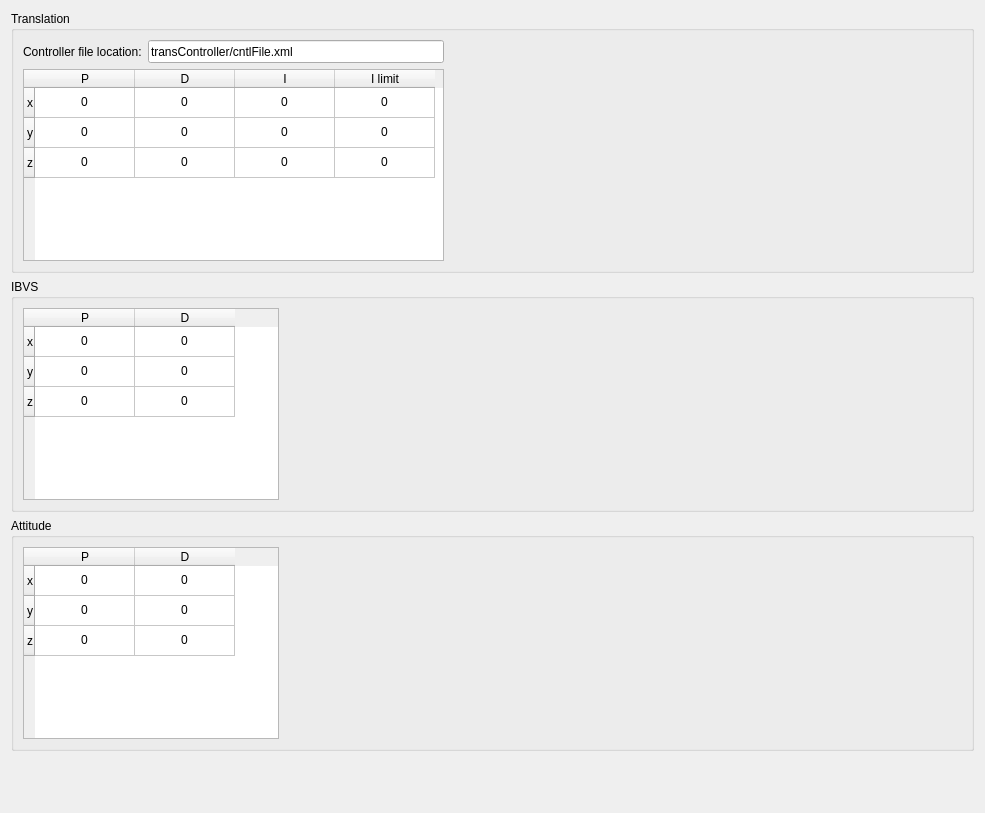
      <widget class="QWidget" name="tabController">
       <attribute name="title">
        <string>Controller</string>
       </attribute>
       <layout class="QGridLayout" name="gridLayout_7">
        <item row="0" column="0">
         <widget class="QGroupBox" name="groupBox_3">
          <property name="title">
           <string>Translation</string>
          </property>
          <layout class="QGridLayout" name="gridLayout">
           <item row="1" column="0" colspan="2">
            <widget class="QTableWidget" name="tblTransCntl">
             <property name="sizePolicy">
              <sizepolicy hsizetype="Preferred" vsizetype="Preferred">
               <horstretch>0</horstretch>
               <verstretch>0</verstretch>
              </sizepolicy>
             </property>
             <property name="minimumSize">
              <size>
               <width>421</width>
               <height>121</height>
              </size>
             </property>
             <property name="baseSize">
              <size>
               <width>331</width>
               <height>121</height>
              </size>
             </property>
             <row>
              <property name="text">
               <string>x</string>
              </property>
              <property name="textAlignment">
               <set>AlignRight|AlignVCenter</set>
              </property>
             </row>
             <row>
              <property name="text">
               <string>y</string>
              </property>
              <property name="textAlignment">
               <set>AlignRight|AlignVCenter</set>
              </property>
             </row>
             <row>
              <property name="text">
               <string>z</string>
              </property>
              <property name="textAlignment">
               <set>AlignRight|AlignVCenter</set>
              </property>
             </row>
             <column>
              <property name="text">
               <string>P</string>
              </property>
              <property name="textAlignment">
               <set>AlignHCenter|AlignVCenter|AlignCenter</set>
              </property>
             </column>
             <column>
              <property name="text">
               <string>D</string>
              </property>
              <property name="textAlignment">
               <set>AlignHCenter|AlignVCenter|AlignCenter</set>
              </property>
             </column>
             <column>
              <property name="text">
               <string>I</string>
              </property>
              <property name="textAlignment">
               <set>AlignHCenter|AlignVCenter|AlignCenter</set>
              </property>
             </column>
             <column>
              <property name="text">
               <string>I limit</string>
              </property>
              <property name="textAlignment">
               <set>AlignHCenter|AlignVCenter|AlignCenter</set>
              </property>
             </column>
             <item row="0" column="0">
              <property name="text">
               <string>0</string>
              </property>
              <property name="textAlignment">
               <set>AlignHCenter|AlignVCenter|AlignCenter</set>
              </property>
             </item>
             <item row="0" column="1">
              <property name="text">
               <string>0</string>
              </property>
              <property name="textAlignment">
               <set>AlignHCenter|AlignVCenter|AlignCenter</set>
              </property>
             </item>
             <item row="0" column="2">
              <property name="text">
               <string>0</string>
              </property>
              <property name="textAlignment">
               <set>AlignHCenter|AlignVCenter|AlignCenter</set>
              </property>
             </item>
             <item row="0" column="3">
              <property name="text">
               <string>0</string>
              </property>
              <property name="textAlignment">
               <set>AlignHCenter|AlignVCenter|AlignCenter</set>
              </property>
             </item>
             <item row="1" column="0">
              <property name="text">
               <string>0</string>
              </property>
              <property name="textAlignment">
               <set>AlignHCenter|AlignVCenter|AlignCenter</set>
              </property>
             </item>
             <item row="1" column="1">
              <property name="text">
               <string>0</string>
              </property>
              <property name="textAlignment">
               <set>AlignHCenter|AlignVCenter|AlignCenter</set>
              </property>
             </item>
             <item row="1" column="2">
              <property name="text">
               <string>0</string>
              </property>
              <property name="textAlignment">
               <set>AlignHCenter|AlignVCenter|AlignCenter</set>
              </property>
             </item>
             <item row="1" column="3">
              <property name="text">
               <string>0</string>
              </property>
              <property name="textAlignment">
               <set>AlignHCenter|AlignVCenter|AlignCenter</set>
              </property>
             </item>
             <item row="2" column="0">
              <property name="text">
               <string>0</string>
              </property>
              <property name="textAlignment">
               <set>AlignHCenter|AlignVCenter|AlignCenter</set>
              </property>
             </item>
             <item row="2" column="1">
              <property name="text">
               <string>0</string>
              </property>
              <property name="textAlignment">
               <set>AlignHCenter|AlignVCenter|AlignCenter</set>
              </property>
             </item>
             <item row="2" column="2">
              <property name="text">
               <string>0</string>
              </property>
              <property name="textAlignment">
               <set>AlignHCenter|AlignVCenter|AlignCenter</set>
              </property>
             </item>
             <item row="2" column="3">
              <property name="text">
               <string>0</string>
              </property>
              <property name="textAlignment">
               <set>AlignHCenter|AlignVCenter|AlignCenter</set>
              </property>
             </item>
            </widget>
           </item>
           <item row="0" column="1">
            <widget class="QLineEdit" name="txtTransControllerFileLocation">
             <property name="minimumSize">
              <size>
               <width>231</width>
               <height>23</height>
              </size>
             </property>
             <property name="text">
              <string>transController/cntlFile.xml</string>
             </property>
            </widget>
           </item>
           <item row="1" column="2">
            <spacer name="horizontalSpacer_3">
             <property name="orientation">
              <enum>Qt::Horizontal</enum>
             </property>
             <property name="sizeHint" stdset="0">
              <size>
               <width>518</width>
               <height>20</height>
              </size>
             </property>
            </spacer>
           </item>
           <item row="0" column="0">
            <widget class="QLabel" name="label_27">
             <property name="text">
              <string>Controller file location:</string>
             </property>
            </widget>
           </item>
          </layout>
         </widget>
        </item>
        <item row="1" column="0">
         <widget class="QGroupBox" name="groupBox_7">
          <property name="title">
           <string>IBVS</string>
          </property>
          <layout class="QGridLayout" name="gridLayout_4">
           <item row="0" column="0">
            <widget class="QTableWidget" name="tblIbvsCntl">
             <property name="sizePolicy">
              <sizepolicy hsizetype="Preferred" vsizetype="Preferred">
               <horstretch>0</horstretch>
               <verstretch>0</verstretch>
              </sizepolicy>
             </property>
             <property name="minimumSize">
              <size>
               <width>221</width>
               <height>121</height>
              </size>
             </property>
             <property name="baseSize">
              <size>
               <width>331</width>
               <height>121</height>
              </size>
             </property>
             <row>
              <property name="text">
               <string>x</string>
              </property>
              <property name="textAlignment">
               <set>AlignRight|AlignVCenter</set>
              </property>
             </row>
             <row>
              <property name="text">
               <string>y</string>
              </property>
              <property name="textAlignment">
               <set>AlignRight|AlignVCenter</set>
              </property>
             </row>
             <row>
              <property name="text">
               <string>z</string>
              </property>
              <property name="textAlignment">
               <set>AlignRight|AlignVCenter</set>
              </property>
             </row>
             <column>
              <property name="text">
               <string>P</string>
              </property>
              <property name="textAlignment">
               <set>AlignHCenter|AlignVCenter|AlignCenter</set>
              </property>
             </column>
             <column>
              <property name="text">
               <string>D</string>
              </property>
              <property name="textAlignment">
               <set>AlignHCenter|AlignVCenter|AlignCenter</set>
              </property>
             </column>
             <item row="0" column="0">
              <property name="text">
               <string>0</string>
              </property>
              <property name="textAlignment">
               <set>AlignHCenter|AlignVCenter|AlignCenter</set>
              </property>
             </item>
             <item row="0" column="1">
              <property name="text">
               <string>0</string>
              </property>
              <property name="textAlignment">
               <set>AlignHCenter|AlignVCenter|AlignCenter</set>
              </property>
             </item>
             <item row="1" column="0">
              <property name="text">
               <string>0</string>
              </property>
              <property name="textAlignment">
               <set>AlignHCenter|AlignVCenter|AlignCenter</set>
              </property>
             </item>
             <item row="1" column="1">
              <property name="text">
               <string>0</string>
              </property>
              <property name="textAlignment">
               <set>AlignHCenter|AlignVCenter|AlignCenter</set>
              </property>
             </item>
             <item row="2" column="0">
              <property name="text">
               <string>0</string>
              </property>
              <property name="textAlignment">
               <set>AlignHCenter|AlignVCenter|AlignCenter</set>
              </property>
             </item>
             <item row="2" column="1">
              <property name="text">
               <string>0</string>
              </property>
              <property name="textAlignment">
               <set>AlignHCenter|AlignVCenter|AlignCenter</set>
              </property>
             </item>
            </widget>
           </item>
           <item row="0" column="1">
            <spacer name="horizontalSpacer_17">
             <property name="orientation">
              <enum>Qt::Horizontal</enum>
             </property>
             <property name="sizeHint" stdset="0">
              <size>
               <width>559</width>
               <height>20</height>
              </size>
             </property>
            </spacer>
           </item>
          </layout>
          <zorder>tblIbvsCntl</zorder>
          <zorder>horizontalSpacer_17</zorder>
         </widget>
        </item>
        <item row="2" column="0">
         <widget class="QGroupBox" name="groupBox_4">
          <property name="title">
           <string>Attitude</string>
          </property>
          <layout class="QGridLayout" name="gridLayout_5">
           <item row="0" column="1">
            <spacer name="horizontalSpacer_4">
             <property name="orientation">
              <enum>Qt::Horizontal</enum>
             </property>
             <property name="sizeHint" stdset="0">
              <size>
               <width>518</width>
               <height>20</height>
              </size>
             </property>
            </spacer>
           </item>
           <item row="0" column="0">
            <widget class="QTableWidget" name="tblAttCntl">
             <property name="sizePolicy">
              <sizepolicy hsizetype="Preferred" vsizetype="Preferred">
               <horstretch>0</horstretch>
               <verstretch>0</verstretch>
              </sizepolicy>
             </property>
             <property name="minimumSize">
              <size>
               <width>221</width>
               <height>121</height>
              </size>
             </property>
             <property name="baseSize">
              <size>
               <width>331</width>
               <height>121</height>
              </size>
             </property>
             <row>
              <property name="text">
               <string>x</string>
              </property>
              <property name="textAlignment">
               <set>AlignRight|AlignVCenter</set>
              </property>
             </row>
             <row>
              <property name="text">
               <string>y</string>
              </property>
              <property name="textAlignment">
               <set>AlignRight|AlignVCenter</set>
              </property>
             </row>
             <row>
              <property name="text">
               <string>z</string>
              </property>
              <property name="textAlignment">
               <set>AlignRight|AlignVCenter</set>
              </property>
             </row>
             <column>
              <property name="text">
               <string>P</string>
              </property>
              <property name="textAlignment">
               <set>AlignHCenter|AlignVCenter|AlignCenter</set>
              </property>
             </column>
             <column>
              <property name="text">
               <string>D</string>
              </property>
              <property name="textAlignment">
               <set>AlignHCenter|AlignVCenter|AlignCenter</set>
              </property>
             </column>
             <item row="0" column="0">
              <property name="text">
               <string>0</string>
              </property>
              <property name="textAlignment">
               <set>AlignHCenter|AlignVCenter|AlignCenter</set>
              </property>
             </item>
             <item row="0" column="1">
              <property name="text">
               <string>0</string>
              </property>
              <property name="textAlignment">
               <set>AlignHCenter|AlignVCenter|AlignCenter</set>
              </property>
             </item>
             <item row="1" column="0">
              <property name="text">
               <string>0</string>
              </property>
              <property name="textAlignment">
               <set>AlignHCenter|AlignVCenter|AlignCenter</set>
              </property>
             </item>
             <item row="1" column="1">
              <property name="text">
               <string>0</string>
              </property>
              <property name="textAlignment">
               <set>AlignHCenter|AlignVCenter|AlignCenter</set>
              </property>
             </item>
             <item row="2" column="0">
              <property name="text">
               <string>0</string>
              </property>
              <property name="textAlignment">
               <set>AlignHCenter|AlignVCenter|AlignCenter</set>
              </property>
             </item>
             <item row="2" column="1">
              <property name="text">
               <string>0</string>
              </property>
              <property name="textAlignment">
               <set>AlignHCenter|AlignVCenter|AlignCenter</set>
              </property>
             </item>
            </widget>
           </item>
          </layout>
         </widget>
        </item>
        <item row="3" column="0">
         <spacer name="verticalSpacer_6">
          <property name="orientation">
           <enum>Qt::Vertical</enum>
          </property>
          <property name="sizeHint" stdset="0">
           <size>
            <width>20</width>
            <height>51</height>
           </size>
          </property>
         </spacer>
        </item>
       </layout>
      </widget>
